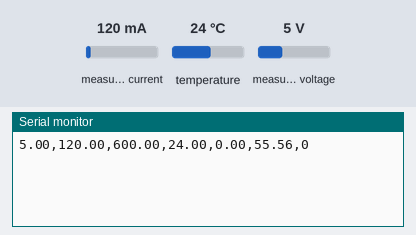
A sketch run on a simulated Arduino Uno, built with avr-gcc and run on an emulated ATmega328P. On the bench: the last lines printed to the serial monitor. The inputs (shaded band) are chosen by the test bench; at power-on: measured current 120 mA, temperature 24 °C, measured voltage 5 V.

Above: at 1.2 s.
1.3 s: measured current set to 40 mA
At 3.0 s:
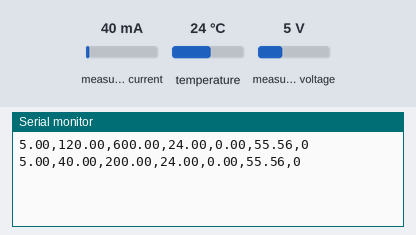
3.2 s: temperature set to 12 °C
At 4.9 s:
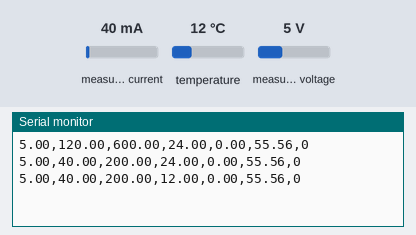
5.1 s: measured voltage set to 0.3 V
At 6.8 s:
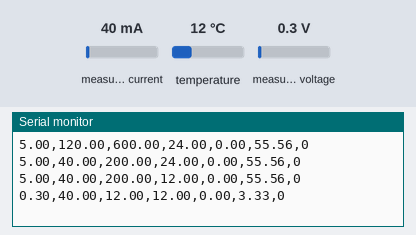
7.0 s: temperature set to 19 °C
At 8.6 s:
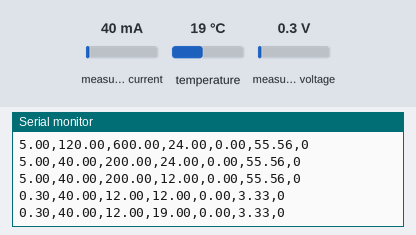
8.9 s: measured current set to 500 mA
At 10.1 s:
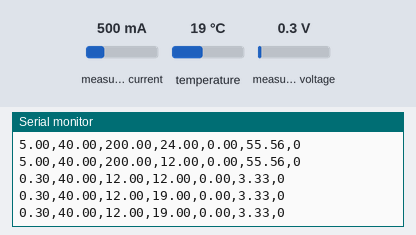
Timing chart, 0 to 11.8 s (numbered marks = the images above; inputs shaded):
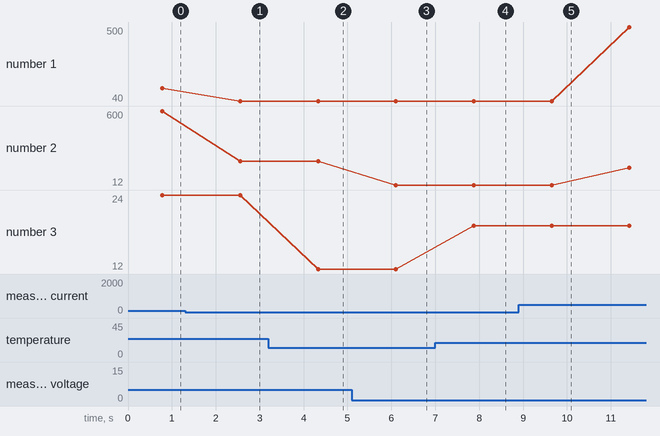

Measured:
- after the input at 1.3 s, the serial monitor: prints a new line after 1.3 s (image 1)
- after the input at 3.2 s, the serial monitor: prints a new line after 1.1 s (image 2)
- after the input at 5.1 s, the serial monitor: prints a new line after 1.0 s (image 3)
- after the input at 7.0 s, the serial monitor: prints a new line after 0.88 s (image 4)
- plotted number 1: 120 → 40 after the input at 1.3 s, 40 → 500 after the input at 8.9 s
- plotted number 2: 600 → 200 after the input at 1.3 s, 12 → 150 after the input at 8.9 s
- plotted number 3: 24 → 12 after the input at 3.2 s, 12 → 19 after the input at 7.0 s

The sketch:

batttery.ino
```cpp
#include <Wire.h>
#include <Adafruit_INA219.h>
#include <OneWire.h>
#include <DallasTemperature.h>

Adafruit_INA219 ina219;

// DS18B20 Temperature
#define ONE_WIRE_BUS 2   // DS18B20 data pin to D2
OneWire oneWire(ONE_WIRE_BUS);
DallasTemperature sensors(&oneWire);

// Battery reference values
float fullVoltage = 9.0;   // Full battery voltage
float emptyVoltage = 6.0;  // Empty battery voltage
int cycleCount = 0;
bool discharged = false;

void setup(void) {
  Serial.begin(9600);
  ina219.begin();
  sensors.begin();
}

void loop(void) {
  // Read INA219
  float busVoltage = ina219.getBusVoltage_V();
  float current_mA = ina219.getCurrent_mA();
  float power_mW = ina219.getPower_mW();

  // Read DS18B20
  sensors.requestTemperatures();
  float temperatureC = sensors.getTempCByIndex(0);

  // Calculate SOC (%)
  float soc = ((busVoltage - emptyVoltage) / (fullVoltage - emptyVoltage)) * 100.0;
  if (soc > 100) soc = 100;
  if (soc < 0) soc = 0;

  // Estimate SOH (simple: compare full voltage with rated full voltage)
  float soh = (busVoltage / fullVoltage) * 100.0;
  if (soh > 100) soh = 100;

  // Count cycles (discharge → charge)
  if (soc < 20 && !discharged) {
    discharged = true;
  }
  if (soc > 80 && discharged) {
    cycleCount++;
    discharged = false;
  }

  // Send all data to Serial
  Serial.print(busVoltage); Serial.print(",");
  Serial.print(current_mA); Serial.print(",");
  Serial.print(power_mW); Serial.print(",");
  Serial.print(temperatureC); Serial.print(",");
  Serial.print(soc); Serial.print(",");
  Serial.print(soh); Serial.print(",");
  Serial.println(cycleCount);

  delay(1000); // 1 second delay
}
```
